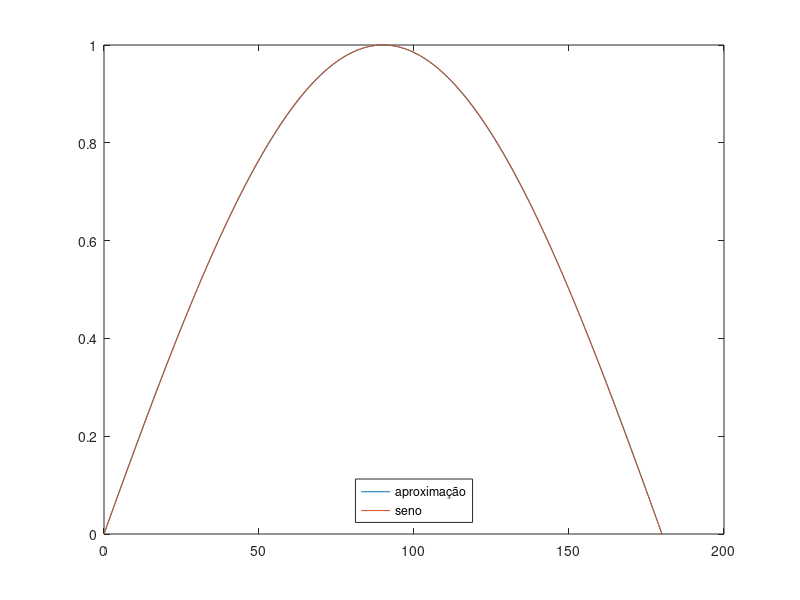
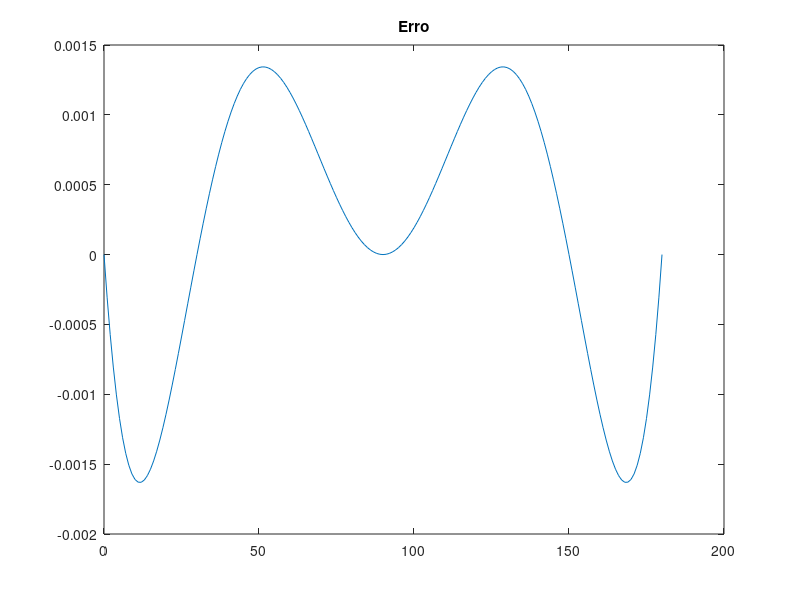
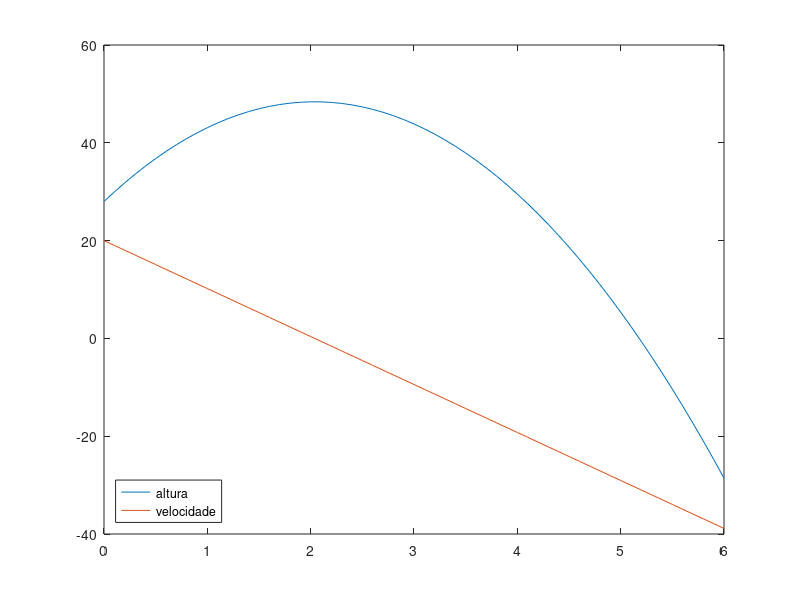

These charts were generated, in order, by the following MATLAB code:
%% Exercícios: 
close all
clear all
clc

%% 1. A tabela a seguir mostra o salário por hora, as horas de trabalho e a produção
% (número de dispositivos produzidos) em uma semana para cinco fabricantes de dispositivos. 
% Utilize o MATLAB para responder essas questões:
format bank
tabela = [5.0  5.5  6.5  6.0  6.25  % salario por hora
          40   43   37   50   45    % horas de trabalho 
          1000 1100 1000 1200 1100] % produção

%% a) Quanto cada trabalhador recebeu na semana? 
salario_t = tabela(1,:) .* tabela(2,:)

%% b) Qual foi o salário total pago?
salario_total = sum(salario_t)

%% c) Quantos dispositivos foram fabricados? 
dispositivos_total = sum(tabela(3,:))

%% d) Qual é o custo médio para se produzir um dispositivo? 
format long
custo_medio = salario_total/dispositivos_total

%% e) Quantas horas são necessárias, em média, para se produzir um dispositivo? 
hora_media = sum(tabela(2,:))/dispositivos_total

%% f) Assumindo que a produção de cada trabalhador tenha a mesma qualidade, qual trabalhador
% é o mais eficiente? Qual é o menos eficiente? 
mais = min(tabela(3,:)./salario_t)
menos = max(tabela(3,:)./salario_t)

%% 2. A aproximação de Bhaskara I para a função seno em graus é dada por: 

x = 0:180;

sin_x = (4 .* x .* (180 - x))./(40500 - (x .* (180 - x)));

% Crie uma figura contendo 3 plots:
% A função seno original
% A aproximação de Bhaskara I
% O erro da aproximação 

sin_orig = sind(x);

figure,
plot(x, sin_x)
hold on
plot(x, sin_orig)
legend('aproximação', 'seno', 'Location', 'south')
hold off

erro = sin_orig - sin_x;
figure,
plot(x, erro)
title('Erro')

%% 3. Se uma bola é lançada da altura ho = 28 m acima da superfície da terra, com velocidade vertical
% vo = 20 m/s, a posição e a velocidade da bola como função no tempo serão dadas pelas equações,
% onde g é a aceleração da gravidade (-9,81 m/s²). Escreva um programa de MATLAB que desenhe a altura 
% e a velocidade como função do tempo, utilizando o comando subplot. 
ho = 28; % m
vo = 20; % m/s
g = -9.81; % m/s²

t = 0:0.1:6;

h_t = (1/2 * g .* t.^2) + vo .* t + ho;
v_t = g .* t + vo;

% Faça com que ho e vo sejam parâmetros da script. Não deixe de incluir as legendas apropriadas. 
figure,
plot(t, h_t)
hold on
plot(t, v_t)
legend('altura', 'velocidade', 'Location', 'southwest')

%% 4. Joãozinho depositou vp = BRL 1.000,00 num fundo de investimento com taxa de juros j = 0,8% ao mês. 
% Faça um gráfico do saldo do investimento. Em quanto tempo o valor depositado será dobrado? Dica: (link) 
vp = 1000.00; % reais
j = 0.008;

t = 1:87;

saldo = vp*(1 + j).^t
